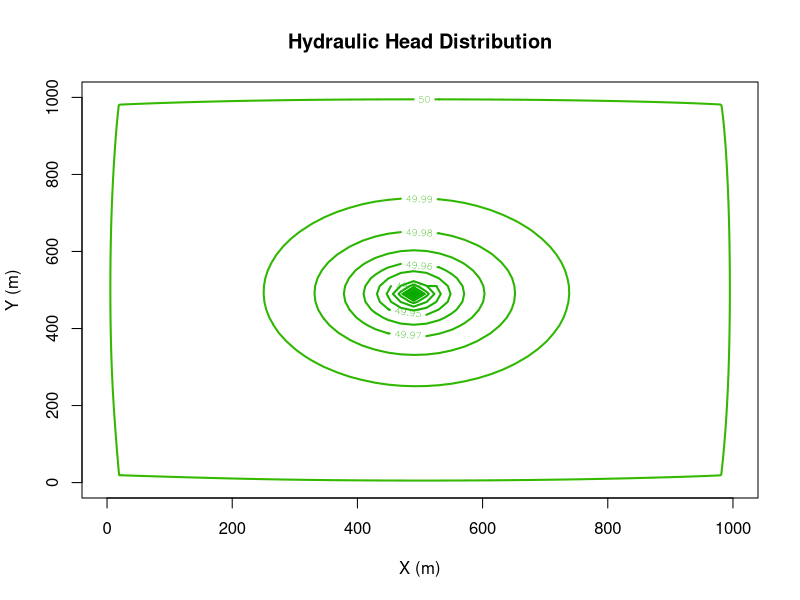
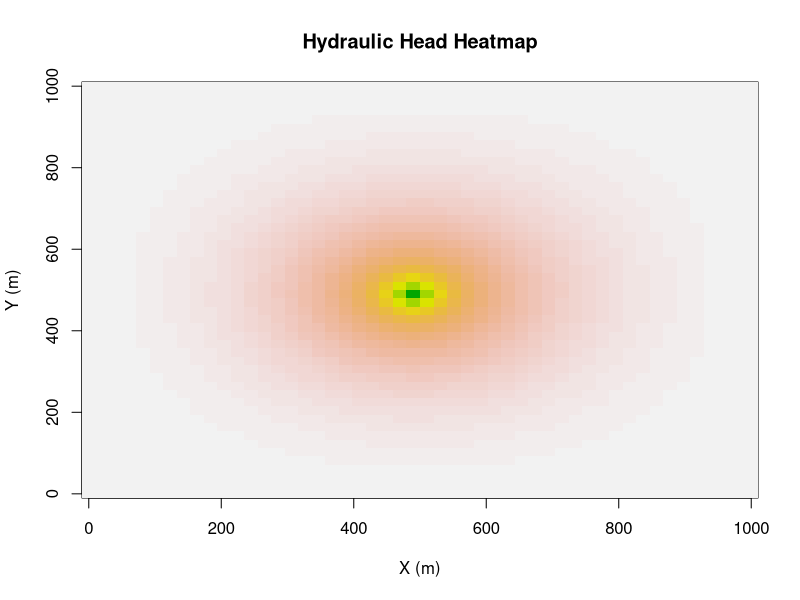
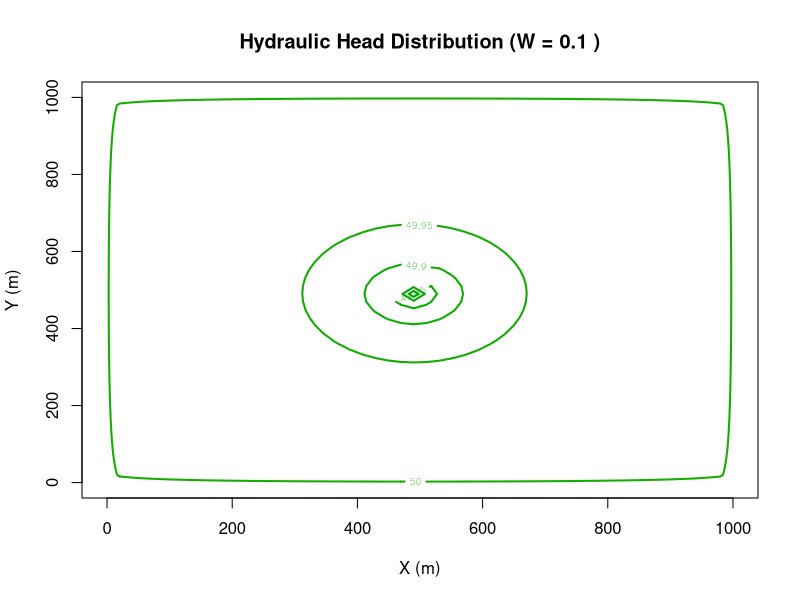
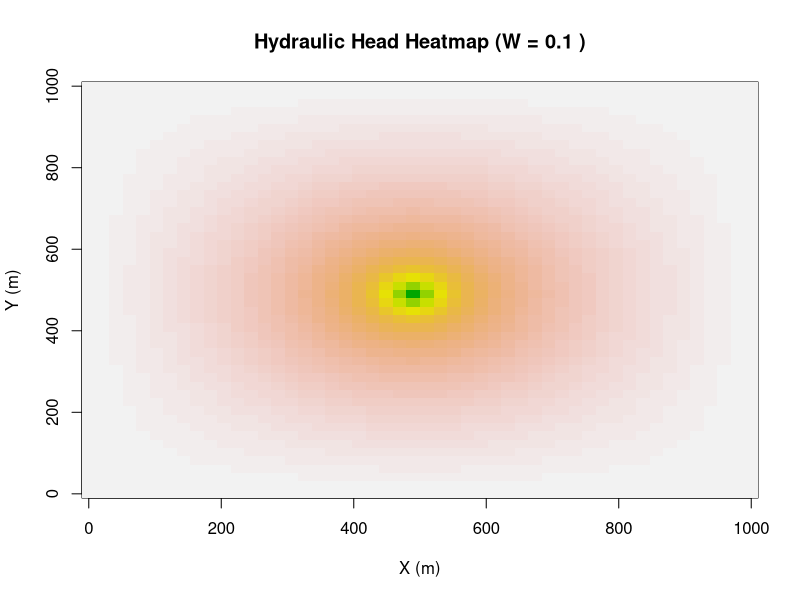

The R source for these figures, in order:
rm=(list=ls())
# Parameters
Lx <- 1000     # Length of the domain (m)
Ly <- 1000     # Width of the domain (m)
T <- 100       # Transmissivity (m²/day)
W <- 0.05      # Pumping rate (m³/day per unit area)
xwell <- 500   # Well location (m)
ywell <- 500   # Well location (m)
h_fixed <- 50  # Fixed head value at the boundary (m)

# Grid size
Nx <- 50       # Number of grid points in x direction
Ny <- 50       # Number of grid points in y direction
dx <- Lx / Nx  # Grid spacing in x direction
dy <- Ly / Ny  # Grid spacing in y direction

# Initialize the hydraulic head grid
h <- matrix(NA, nrow = Ny, ncol = Nx)

# Apply boundary conditions
h[1, ] <- h_fixed         # Top boundary (No flow)
h[Ny, ] <- h_fixed       # Bottom boundary (No flow)
h[, 1] <- h_fixed         # Left boundary (Fixed head)
h[, Nx] <- h_fixed        # Right boundary (Fixed head)

# Initial guess for the hydraulic head inside the domain
h[2:(Ny-1), 2:(Nx-1)] <- h_fixed

# Gauss-Seidel Method to solve for hydraulic head
max_iter <- 1000          # Maximum number of iterations
tolerance <- 1e-4         # Convergence tolerance

for (iter in 1:max_iter) {
  h_old <- h  # Save the old hydraulic head
  
  # Update the hydraulic head for each grid point using the Gauss-Seidel method
  for (i in 2:(Ny-1)) {
    for (j in 2:(Nx-1)) {
      # Applying the 2D groundwater flow equation (finite difference)
      # The well term W is applied to the grid cell at the well location
      if (i == ywell/dy && j == xwell/dx) {
        h[i, j] <- (h[i+1, j] + h[i-1, j] + h[i, j+1] + h[i, j-1] - W * dx * dy / T) / 4
      } else {
        h[i, j] <- (h[i+1, j] + h[i-1, j] + h[i, j+1] + h[i, j-1]) / 4
      }
    }
  }
  
  # Check for convergence (absolute difference between old and new head)
  if (max(abs(h - h_old)) < tolerance) {
    cat("Converged in", iter, "iterations\n")
    break
  }
}



# Contour plot

contour(x = seq(0, Lx, length.out = Nx), y = seq(0, Ly, length.out = Ny), 
        z = h, xlab = "X (m)", ylab = "Y (m)", main = "Hydraulic Head Distribution",
        col = terrain.colors(100), lwd = 2)


# Heatmap plot
image(x = seq(0, Lx, length.out = Nx), y = seq(0, Ly, length.out = Ny), 
      z = h, xlab = "X (m)", ylab = "Y (m)", main = "Hydraulic Head Heatmap",
      col = terrain.colors(100))

# Analyzing the effect of pumping (Increase W to 0.1 m³/day/unit area)

W_new <- 0.1  # New pumping rate

# Reinitialize and solve again for the new pumping rate
h_new <- matrix(NA, nrow = Ny, ncol = Nx)
h_new[1, ] <- h_fixed
h_new[Ny, ] <- h_fixed
h_new[, 1] <- h_fixed
h_new[, Nx] <- h_fixed
h_new[2:(Ny-1), 2:(Nx-1)] <- h_fixed

for (iter in 1:max_iter) {
  h_old <- h_new  # Save the old hydraulic head
  
  # Update the hydraulic head for each grid point
  for (i in 2:(Ny-1)) {
    for (j in 2:(Nx-1)) {
      # Apply new pumping rate term
      if (i == ywell/dy && j == xwell/dx) {
        h_new[i, j] <- (h_new[i+1, j] + h_new[i-1, j] + h_new[i, j+1] + h_new[i, j-1] - W_new * dx * dy / T) / 4
      } else {
        h_new[i, j] <- (h_new[i+1, j] + h_new[i-1, j] + h_new[i, j+1] + h_new[i, j-1]) / 4
      }
    }
  }
  
  # Check for convergence
  if (max(abs(h_new - h_old)) < tolerance) {
    cat("Converged in", iter, "iterations for W =", W_new, "\n")
    break
  }
}

# Plot the new hydraulic head distribution
contour(x = seq(0, Lx, length.out = Nx), y = seq(0, Ly, length.out = Ny), 
        z = h_new, xlab = "X (m)", ylab = "Y (m)", main = paste("Hydraulic Head Distribution (W =", W_new, ")"),
        col = terrain.colors(100), lwd = 2)

image(x = seq(0, Lx, length.out = Nx), y = seq(0, Ly, length.out = Ny), 
      z = h_new, xlab = "X (m)", ylab = "Y (m)", main = paste("Hydraulic Head Heatmap (W =", W_new, ")"),
      col = terrain.colors(100))

